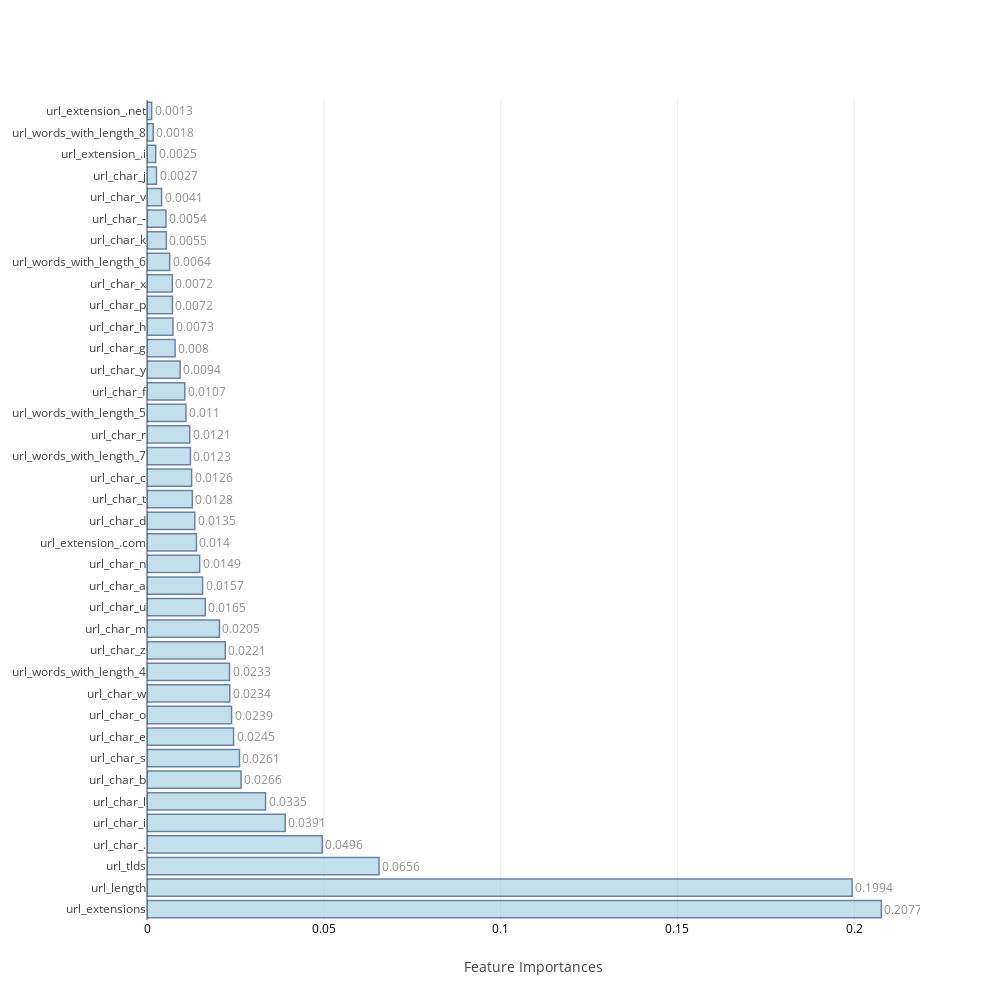

The notebook cell this image was saved under:
### Code cell
feat_imp=[None]*4
j=0
for i in range(0,8):
    if i>=2 and i<=5:
        model,cm_train,cm_test,acc_train,acc_test,roc_auc,feat_imp[j],mcc=f[i](X_train,Y_train,scaled_X_test,test_Y,columns)
        j=j+1
    else:
        model,cm_train,cm_test,acc_train,acc_test,roc_auc,mcc=f[i](X_train,Y_train,scaled_X_test,test_Y)
    table_80_80_train.loc[i]=   ([acc_train,cm_train.TP,cm_train.TN,cm_train.FP,cm_train.FN,cm_train.FPR,cm_train.FNR])
    table_80_80_test.loc[i] =   ([acc_test ,cm_test.TP, cm_test.TN, cm_test.FP, cm_test.FN, cm_test.FPR, cm_test.FNR,roc_auc,mcc])
    print("\n")

### Figure 1 — Plotly figure (JSON) as saved in the notebook; plotly's stock layout.template omitted (floating-point values rounded to 4 significant figures)
{"data": [{"marker": {"color": "rgb(158,202,225)", "line": {"color": "rgb(8,48,107)", "width": 1.5}}, "opacity": 0.6, "orientation": "h", "text": [0.2077, 0.1994, 0.0656, 0.0496, 0.0391, 0.0335, 0.0266, 0.0261, 0.0245, 0.0239, 0.0234, 0.0233, 0.0221, 0.0205, 0.0165, 0.0157, 0.0149, 0.014, 0.0135, 0.0128, 0.0126, 0.0123, 0.0121, 0.011, 0.0107, 0.0094, 0.008, 0.0073, 0.0072, 0.0072, 0.0064, 0.0055, 0.0054, 0.0041, 0.0027, 0.0025, 0.0018, 0.0013], "textposition": "outside", "type": "bar", "uid": "fb147359-ab31-4006-8565-5a8c41e2ddf1", "x": [0.2077, 0.1994, 0.06561, 0.04957, 0.03907, 0.03353, 0.02659, 0.02614, 0.02448, 0.02391, 0.0234, 0.02333, 0.02213, 0.02049, 0.01649, 0.01571, 0.01489, 0.01398, 0.01352, 0.01283, 0.01261, 0.01227, 0.01208, 0.01103, 0.01068, 0.009366, 0.00795, 0.007342, 0.007205, 0.007163, 0.006408, 0.005475, 0.00536, 0.004125, 0.00269, 0.002461, 0.001758, 0.001305], "y": ["url_extensions", "url_length", "url_tlds", "url_char_.", "url_char_i", "url_char_l", "url_char_b", "url_char_s", "url_char_e", "url_char_o", "url_char_w", "url_words_with_length_4", "url_char_z", "url_char_m", "url_char_u", "url_char_a", "url_char_n", "url_extension_.com", "url_char_d", "url_char_t", "url_char_c", "url_words_with_length_7", "url_char_r", "url_words_with_length_5", "url_char_f", "url_char_y", "url_char_g", "url_char_h", "url_char_p", "url_char_x", "url_words_with_length_6", "url_char_k", "url_char_-", "url_char_v", "url_char_j", "url_extension_.i", "url_words_with_length_8", "url_extension_.net"]}], "layout": {"autosize": false, "height": 1000, "width": 1000, "xaxis": {"tickfont": {"color": "black", "size": 12}, "title": "Feature Importances"}, "yaxis": {"automargin": true}}}
